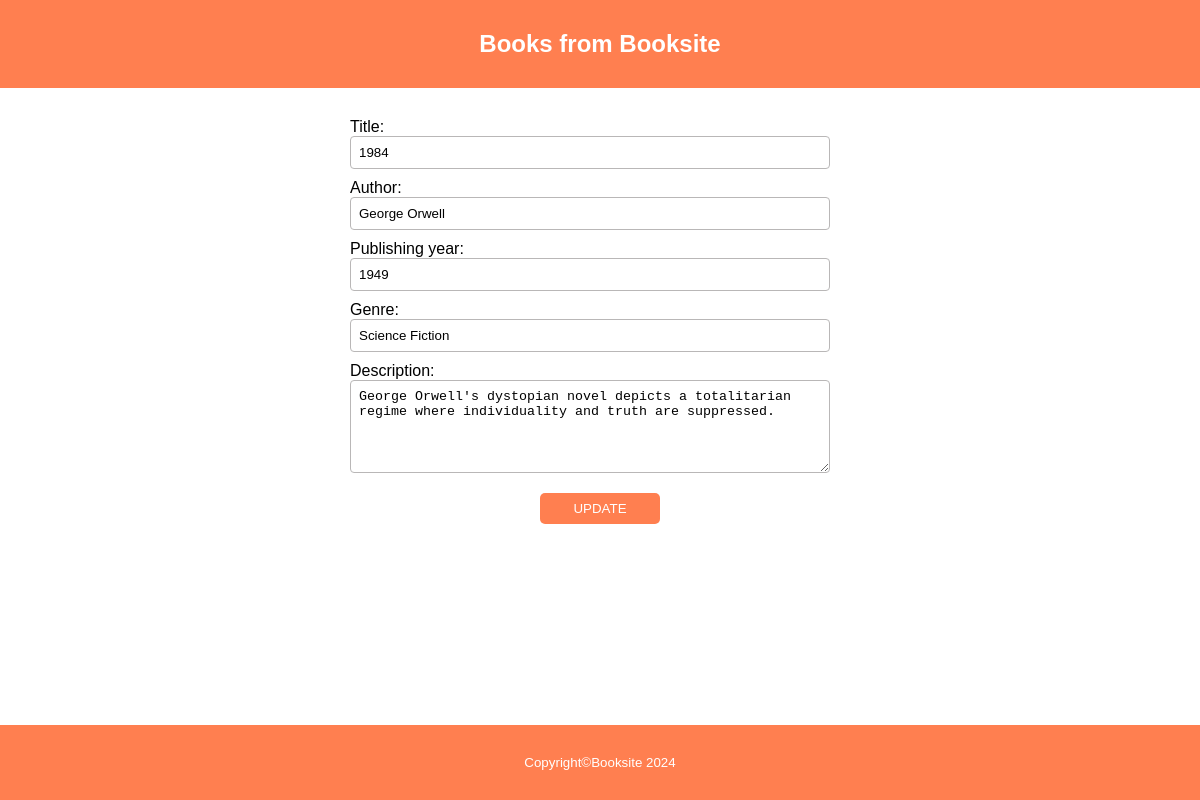
Page /edit.php?id=2 on the committed database.
### tables this page shows
CREATE TABLE IF NOT EXISTS  books 
(
    id	INT AUTO_INCREMENT primary key,
    title	VARCHAR(512),
    description	VARCHAR(512),
    author	VARCHAR(512),
    publishing_year	INT,
    genre	VARCHAR(512)
);

### edit.php (the view, shortened to what this page needs)
<?php
include 'db.php';
if (isset($_GET['id'])) {
    $id = $_GET['id'];
    $query = "SELECT * FROM books WHERE id = $id ";
    $result = mysqli_query($connection, $query);
    if (!$result) {
        die("Query failed" . mysqli_error($connection));
    } else {
        $row = mysqli_fetch_assoc($result);
    }
}
?>
<?php include 'header.php'; ?>
<html lang="en">
<head>
    <link rel="stylesheet" href="book.css">
</head>
<body>
    <form action="edit.php?id_new=<?php echo $id ?>" method="post">
        <label>
            Title: <input type="text" name="title" id="title" value="<?php echo htmlspecialchars($row['title']) ?>"><br>
            Author: <input type="text" name="author" id="author" value="<?php echo htmlspecialchars($row['author']) ?>"><br>
            Publishing year: <input type="text" name="publishing_year" id="publishing_year" value="<?php echo htmlspecialchars($row['publishing_year']) ?>"><br>
            Genre: <input type="text" name="genre" id="genre" value="<?php echo htmlspecialchars($row['genre']) ?>"><br>
            Description: <textarea type="text" name="description" id="description" rows="5" cols="10"><?php echo htmlspecialchars($row['description']) ?></textarea><br>
        </label>
        <input type="submit" name="update_book" value="UPDATE">
    </form>
    <footer class="footer-create-delete">
        <p><small>Copyright&COPY;Booksite 2024</small></p>
    </footer>
</body>
</html>

### book.css (style rules this page uses)
* { margin: 0; padding: 0; box-sizing: border-box; }
body { font-family: Arial, Helvetica, sans-serif; }
form { margin-top: 20px; text-align: center; display: flex; flex-direction: column; align-items: center; }
label { text-align: left; width: 500px; display: block; margin: 10px 0; }
input[type="text"], input[type="number"], textarea { width: calc(100% - 20px); margin-bottom: 10px; padding: 8px; border: 1px solid rgb(185, 183, 183); border-radius: 4px; }
input[type="submit"] { width: 120px; padding: 8px; margin-bottom: 80px; border-radius: 5px; border: none; background-color: coral; color: #fff; cursor: pointer; }
.footer-create-delete { width: 100%; background-color: coral; color: #fff; position: fixed; bottom: 0; padding: 30px; text-align: center; margin-bottom: 0; }

### rows in the picture
books: title "1984", author "George Orwell", publishing_year "1949", genre "Science Fiction", description "George Orwell's dystopian novel depicts a totalitarian regime where individuality and truth are suppressed."
